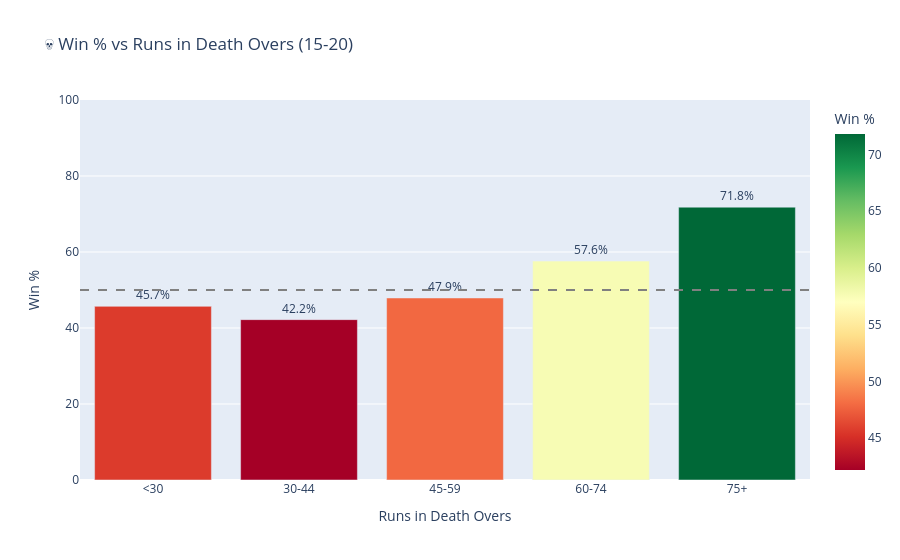

Notebook source saved alongside this figure:
### Markdown cell above
## 5. 💀 Death Overs Magic

*"Death overs win matches" — let's actually check.*

### Code cell
death = phase_wide[phase_wide['runs_death'] > 0].copy()
death['death_runs_bucket'] = pd.cut(
    death['runs_death'],
    bins=[-1, 30, 45, 60, 75, 200],
    labels=['<30', '30-44', '45-59', '60-74', '75+']
)

d_win = (death.groupby('death_runs_bucket', observed=True)
         .agg(matches=('match_id', 'count'),
              wins=('batting_team_won', 'sum'))
         .reset_index())
d_win['win_rate_%'] = (d_win['wins'] / d_win['matches'] * 100).round(1)

fig = px.bar(
    d_win,
    x='death_runs_bucket', y='win_rate_%',
    text='win_rate_%',
    color='win_rate_%',
    color_continuous_scale='RdYlGn',
    hover_data={'matches': True, 'wins': True},
    title='💀 Win % vs Runs in Death Overs (15-20)',
    labels={'death_runs_bucket': 'Runs in Death Overs', 'win_rate_%': 'Win %'}
)
fig.update_traces(texttemplate='%{text}%', textposition='outside')
fig.update_layout(height=500, yaxis_range=[0, 100], showlegend=False)
fig.add_hline(y=50, line_dash='dash', line_color='grey')
fig.show()

### Figure 1 — Plotly figure (JSON) as saved in the notebook; plotly's stock layout.template omitted (floating-point values rounded to 4 significant figures)
{"data": [{"alignmentgroup": "True", "customdata": [[407, 186], [741, 313], [756, 362], [335, 193], [78, 56]], "hovertemplate": "Runs in Death Overs=%{x}<br>Win %=%{marker.color}<br>matches=%{customdata[0]}<br>wins=%{customdata[1]}<extra></extra>", "legendgroup": "", "marker": {"color": [45.7, 42.2, 47.9, 57.6, 71.8], "coloraxis": "coloraxis", "pattern": {"shape": ""}}, "name": "", "offsetgroup": "", "orientation": "v", "showlegend": false, "text": [45.7, 42.2, 47.9, 57.6, 71.8], "textposition": "outside", "texttemplate": "%{text}%", "type": "bar", "x": ["<30", "30-44", "45-59", "60-74", "75+"], "xaxis": "x", "y": [45.7, 42.2, 47.9, 57.6, 71.8], "yaxis": "y"}], "layout": {"autosize": true, "barmode": "relative", "coloraxis": {"colorbar": {"title": {"text": "Win %"}}, "colorscale": [[0, "rgb(165,0,38)"], [0.1, "rgb(215,48,39)"], [0.2, "rgb(244,109,67)"], [0.3, "rgb(253,174,97)"], [0.4, "rgb(254,224,139)"], [0.5, "rgb(255,255,191)"], [0.6, "rgb(217,239,139)"], [0.7, "rgb(166,217,106)"], [0.8, "rgb(102,189,99)"], [0.9, "rgb(26,152,80)"], [1, "rgb(0,104,55)"]]}, "legend": {"tracegroupgap": 0}, "shapes": [{"line": {"color": "grey", "dash": "dash"}, "type": "line", "x0": 0, "x1": 1, "xref": "x domain", "y0": 50, "y1": 50, "yref": "y"}], "showlegend": false, "title": {"text": "💀 Win % vs Runs in Death Overs (15-20)"}, "xaxis": {"anchor": "y", "autorange": true, "domain": [0, 1], "range": [-0.5, 4.5], "title": {"text": "Runs in Death Overs"}, "type": "category"}, "yaxis": {"anchor": "x", "domain": [0, 1], "range": [0, 100], "title": {"text": "Win %"}, "type": "linear"}}}
